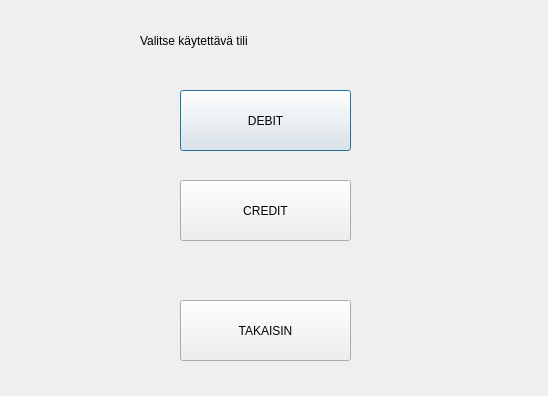
<?xml version="1.0" encoding="UTF-8"?>
<ui version="4.0">
 <class>vaihdaTili</class>
 <widget class="QDialog" name="vaihdaTili">
  <property name="geometry">
   <rect>
    <x>0</x>
    <y>0</y>
    <width>548</width>
    <height>396</height>
   </rect>
  </property>
  <property name="windowTitle">
   <string>Dialog</string>
  </property>
  <widget class="QPushButton" name="btnDebit">
   <property name="geometry">
    <rect>
     <x>180</x>
     <y>90</y>
     <width>171</width>
     <height>61</height>
    </rect>
   </property>
   <property name="text">
    <string>DEBIT</string>
   </property>
  </widget>
  <widget class="QPushButton" name="btnCredit">
   <property name="geometry">
    <rect>
     <x>180</x>
     <y>180</y>
     <width>171</width>
     <height>61</height>
    </rect>
   </property>
   <property name="text">
    <string>CREDIT</string>
   </property>
  </widget>
  <widget class="QPushButton" name="btnTakaisin">
   <property name="geometry">
    <rect>
     <x>180</x>
     <y>300</y>
     <width>171</width>
     <height>61</height>
    </rect>
   </property>
   <property name="text">
    <string>TAKAISIN</string>
   </property>
  </widget>
  <widget class="QLabel" name="labelOtsikko">
   <property name="geometry">
    <rect>
     <x>140</x>
     <y>20</y>
     <width>241</width>
     <height>41</height>
    </rect>
   </property>
   <property name="text">
    <string>Valitse käytettävä tili</string>
   </property>
  </widget>
 </widget>
 <resources/>
 <connections/>
</ui>
